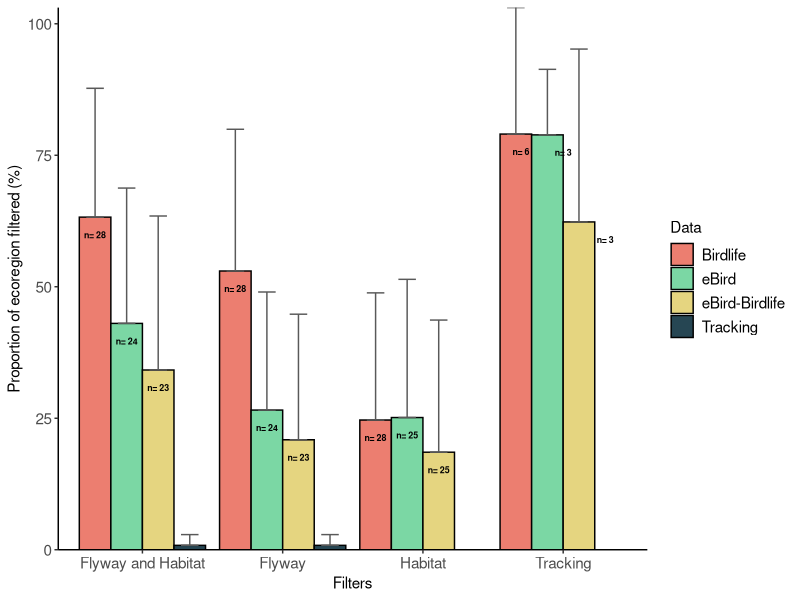

Write R code to recreate this figure.
#Title: Determining the efficacity of filters to reduce the number of biogeographic region (ecoregion. province, realm) of non-breeding range for each taxonomic group
#Author: Louis Moisan
#Date: July 19, 2021

#-------------------#
##### Librairies ####
#-------------------#
library(tidyverse)

#-------------------#
#### Import data ####
#-------------------#
#----- Ecoregion
species_eco <- read.csv("data/species_region_filter.csv") %>%
  dplyr::select(species, data, filter, ecoregion) %>% 
  dplyr::arrange(species, data, desc(ecoregion))

#Set empty column to store proportion of reduction in number of region
species_eco$prop_eco <- as.numeric(NA)
#Define proportion of reduction in the  number of region by each filter
for (species in unique(species_eco$species)){ #For each species
  print(species)
  a <-species_eco[species_eco$species == species,]
    for (data in unique(a$data)){ #For each data type
      print(data)
      b <- a[a$data ==  data,]
        for (filter in unique(b$filter)){ #For each filter type
      species_eco[(species_eco$species == species & species_eco$data == data & species_eco$filter == filter),]$prop_eco   <- (1- (b[b$filter == filter,]$ecoregion / b[b$filter == "raw",]$ecoregion))*100 #Get the proportion of reduction in the number of ecoregion with raw data
    }
  }
}

#Create table
table_species_eco <- species_eco %>% filter(!(filter== "raw"))

#Export as .csv
write.csv(table_species_eco, "data/table_filter_region_raw.csv")

#-----------------------------------------------------------#
#### Test effect of each filter on the non-breeding area ####
#-----------------------------------------------------------#
eco_aov <- aov(prop_eco ~ filter + data+ data:filter, data = species_eco)
summary(eco_aov)

species_eco_summary <- species_eco %>% 
  group_by(data, filter) %>% 
  dplyr::summarise(mean= mean(prop_eco), sd= sd(prop_eco), min= min(prop_eco), max= max(prop_eco), median= median(prop_eco), n= n()) %>% 
  filter(!(filter == "raw")) %>% 
  mutate(filter= factor(filter, levels= c("flyway and habitat", "flyway", "habitat", "tracking")))

#add sample size in character
species_eco_summary$label <- paste("n= ", species_eco_summary$n, sep= "")


svg("figures/Supplementary/Supplementary_Figure_3-Filters_efficiency/Supplementary_Figure_3.svg", #file name
    bg = "white", #background color
    width= 7,
    height = 3.3) 


ggplot(data=species_eco_summary, aes(x=filter, y=mean,fill=data)) + 
  geom_bar(stat="identity",
           position=position_dodge(0.9,preserve='single'),
           colour="black",
           lwd=0.5) + 
  geom_errorbar(stat='identity',
                aes(ymin=mean, ymax=mean+sd),
                position=position_dodge(0.9, preserve = "single"),
                width=0.5, 
                size=0.5,
                color= "grey35") +
  geom_text(aes(label = label), 
            position = position_dodge(0.9),
            vjust= +3,
            size=2.25, fontface= "bold")+
  scale_fill_manual("Data", values = c("birdlife" = "#EC7E70", "ebird" = "#7BD7A4", "ebird_birdlife" = "#E5D580", "tracking" = "#264653"),labels= c("Birdlife", "eBird", "eBird-Birdlife", "Tracking"))+
  scale_x_discrete("Filters", labels = c("flyway and habitat" = "Flyway and Habitat", "flyway"= "Flyway", "habitat"= "Habitat", "tracking"="Tracking"))+
  labs(x= "Filter applied", y= "Proportion of ecoregion filtered (%)")+
  scale_y_continuous(expand = c(0, 0))+
  theme_classic()+
  theme(axis.text=element_text(size=11),
        axis.title=element_text(size=11), #change font size of axis titles
        legend.text=element_text(size=11), #change font size of legend text
        legend.title=element_text(size=11))

dev.off()
